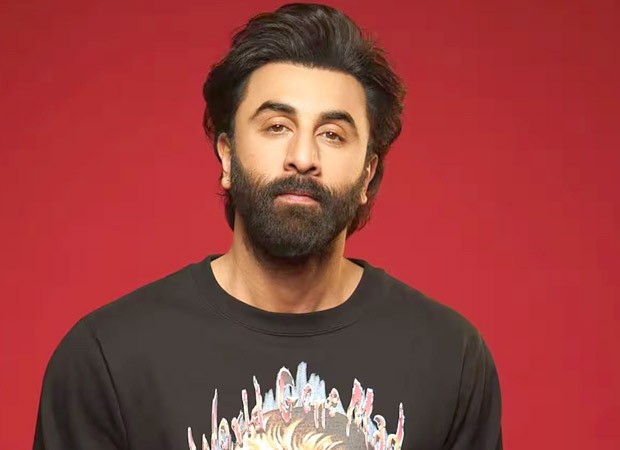
#> input picture Computer_Vision/Images/Ranbir.jpg, 620 x 450 px, found by its file name
$ jupyter execute Notebook_5.ipynb
#> lines starting #> are read from the running program, lines starting #| are printed output that depends on the picture
**Arithmetic Operations on Images using OpenCV (Addition and Subtraction)**

[cell 1]
import cv2

[cell 2]
img_1 = cv2.imread(r"D:\Computer-Vision\Computer_Vision\Images\Ranbir.jpg")
#> img_1 is the input picture: shape (450, 620, 3); mean B, G, R 61.8, 63.7, 151.7
img_2 = cv2.imread(r"D:\Computer-Vision\Computer_Vision\Images\Animal.jpg")
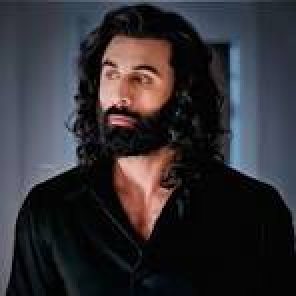
#> input picture Computer_Vision/Images/Animal.jpg, 148 x 148 px, found by its file name (shown 2 times larger)
#> img_2 is the input picture: shape (148, 148, 3); mean B, G, R 51.8, 47, 49.3

re_img_1 = cv2.resize(img_1,(500,400))
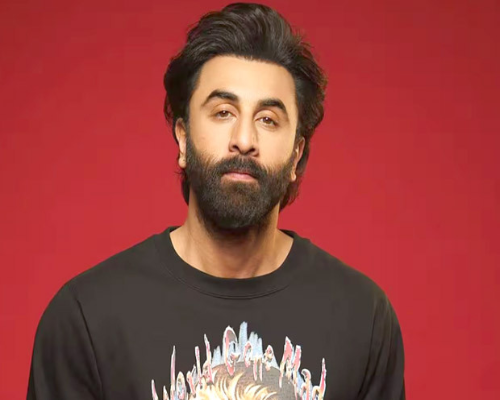
#> re_img_1: shape (400, 500, 3); mean B, G, R 61.7, 63.7, 151.7
re_img_2 = cv2.resize(img_2,(500,400))
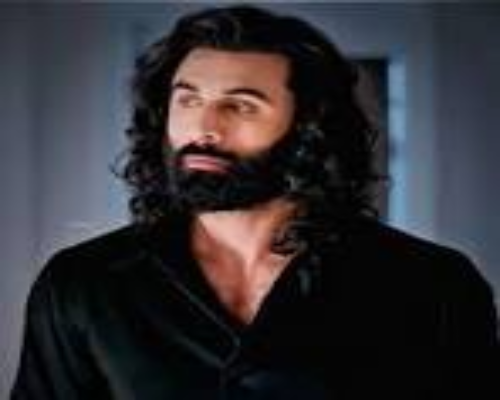
#> re_img_2: shape (400, 500, 3); mean B, G, R 51.7, 46.9, 49.2

# Adding of Image
new_img_1 = cv2.addWeighted(src1=re_img_1,alpha=1,src2=re_img_2,beta=0.5,gamma=1)
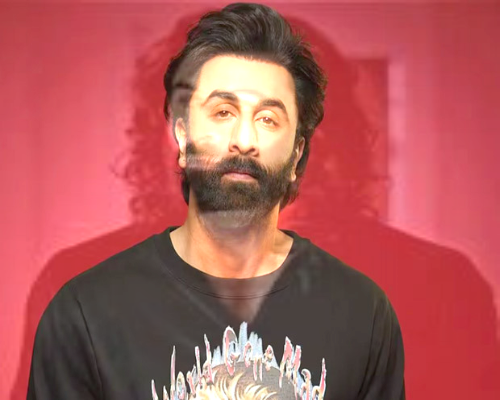
#> new_img_1: shape (400, 500, 3); mean B, G, R 88.5, 87.9, 174.5
cv2.imshow("Ranbir_Animal_Window",new_img_1)

# Substraction of Image
new_img_2 = cv2.subtract(src1=re_img_1,src2=re_img_2)
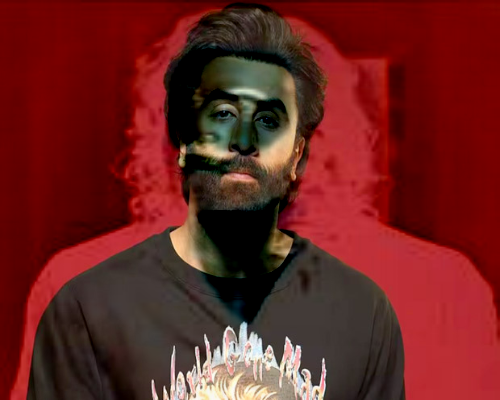
#> new_img_2: shape (400, 500, 3); mean B, G, R 30.9, 33.6, 106.8
cv2.imshow("Ranbir_Animal_Window_2",new_img_2)

cv2.waitKey(8000)
cv2.destroyAllWindows()
